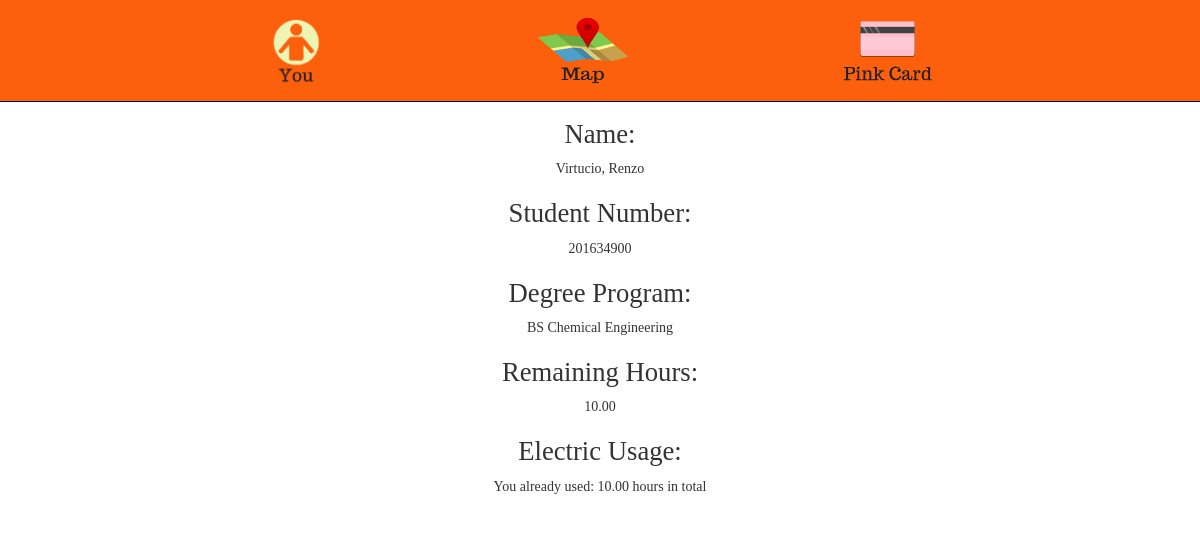
Page /pinkcard/student/15/ on the committed database.
### viewing/models.py (models this page shows, shortened)
class Student(models.Model):
	last_name = models.CharField(max_length = 30)
	first_name = models.CharField(max_length = 30)
	degree_prog = models.ForeignKey(DegreeProg, on_delete=models.CASCADE)
	student_no = models.IntegerField()
	rem_hours = models.DecimalField(decimal_places=2,max_digits=1000,default=20.0)
	total_elec_usage = models.DecimalField(decimal_places=2,max_digits=1000,default=0)
	pword = models.CharField(max_length = 30, default=randomString(10))

class DegreeProg(models.Model):
	deg_name = models.CharField(max_length=200,default='Non Major')
	def __str__(self):
		return self.deg_name
	class Meta:
		ordering = ('deg_name',)

### digital_pinkcard/views.py (the view)
# urls.py: path('student/<int:pk>/', UserDetailView.as_view(), name='pinkcard-UserDetailView'),
class UserDetailView(DetailView):
	template_name = 'digital_pinkcard/student_detail.html'
	model = Student
	context_object_name = 'students'

### digital_pinkcard/templates/digital_pinkcard/student_detail.html
{% extends "digital_pinkcard/base.html" %}
{% block content %}
	<br>
	<br>
	<br>
	<br>
	<br>
	<div class="row text-left	row-no-gutters">
		<div class="row-sm-2">
			<h3 class="stud-detail">Name:</h3>
			<p class="stud-detail">{{ object.last_name }}, {{ object.first_name }}</p>
		</div>
		<div class="row-sm-2">
			<h3 class="stud-detail">Student Number:</h3>
			<p class="stud-detail">{{ object.student_no }}</p>
		</div>
		<div class="row-sm-3">
			<h3 class="stud-detail">Degree Program:</h3>
			<p class="stud-detail">{{ object.degree_prog }}</p>
		</div>
		<div class="row-sm-4">
			<h3 class="stud-detail">Remaining Hours:</h3>
			<p class="stud-detail">{{ object.rem_hours}}</p>
		</div>
		<div class="row-sm-5">
			<h3 class="stud-detail">Electric Usage: </h3>
			<p class="stud-detail">You already used: {{ object.total_elec_usage }} hours in total</p>
		</div>
	</div>
{% endblock content %}

### digital_pinkcard/static/digital_pinkcard/main.css (style rules this page uses)
h3 { font-family: OswaldRegular; }
h3.stud-detail { text-align: center; font-family: OswaldRegular; font-size: 20pt; }
p.stud-detail { text-align: center; font-family: OswaldRegular; }

### rows in the picture
Student: last_name "Virtucio", first_name "Renzo", student_no "201634900", degree_prog "BS Chemical Engineering", rem_hours "10.00", total_elec_usage "10.00"
